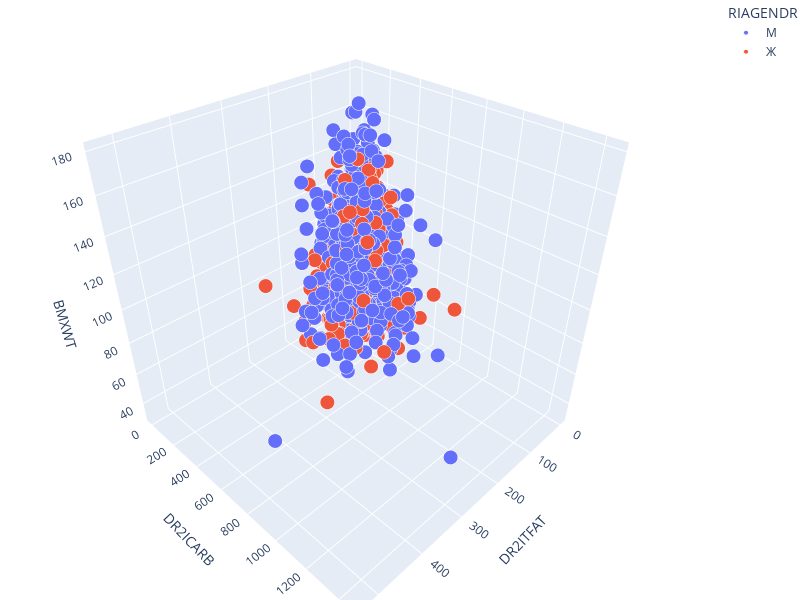

Source (notebook cell):
### Markdown cell above
Коефицијенти приказани у корелационој матрици указују на релативно неочекиван резултат: повећани унос масти и шећера није повезан са повећањем телесне масе. У овом моменту је тешко објаснити овакав резултат јер разлози могу бити бројни, укључујући дејство неких других варијабли или једноставно чињеницу да је велики број особа физички активан, тако да повећан унос хране не мора нужно да води повећању телесне масе. Једина веома висока корелација је она између уноса угљених хидрата и шећера (r = 0.82), што је и очекиван резултат, имајући у виду да су шећери најчешћи тип угљених хидрата у производима. Исте податке можемо да прикажемо и у тродимензионалном скатер дијаграму.

### Code cell
import plotly.express as px

# Одмах ћемо променити вредности варијабле RIAGENDR из 1 и 2 у 'М' и 'Ж'
podaciSastDemMed["RIAGENDR"].replace({1: 'М', 2: 'Ж'}, inplace=True)

# Тродимензионални скатер приказује, наравно, вредности три варијабле (x, y i z)
# На наш ћемо додати и четврту (RIAGENDR) која ће бити визуализована бојом тачкица (color)
fig = px.scatter_3d(podaciSastDemMed, x='DR2ITFAT', y='DR2ICARB', z='BMXWT', color='RIAGENDR', width=800, height=600)

# Karakteristike tačkica (markera) definišemo kao rečnike (dict) koji sadrže više parametara (veličina, boja, širina...)
fig.update_traces(marker=dict(size=5, line=dict(width=1, color='white')), selector=dict(mode='markers'))

# Уклањамо маргине да би графикон испунио цело поље
fig.update_layout(margin=dict(l=0, r=0, t=0, b=0))

fig.show()

### Figure 1 — Plotly figure (JSON) as saved in the notebook; plotly's stock layout.template omitted (floating-point values rounded to 4 significant figures; data arrays with more than 128 entries replaced by an {"elided": "..."} marker saying what was removed)
{"data": [{"hovertemplate": "RIAGENDR=М<br>DR2ITFAT=%{x}<br>DR2ICARB=%{y}<br>BMXWT=%{z}<extra></extra>", "legendgroup": "М", "marker": {"color": "#636efa", "line": {"color": "white", "width": 1}, "size": 5, "symbol": "circle"}, "mode": "markers", "name": "М", "scene": "scene", "showlegend": true, "type": "scatter3d", "x": {"elided": "2169 float values"}, "y": {"elided": "2169 float values"}, "z": {"elided": "2169 float values"}}, {"hovertemplate": "RIAGENDR=Ж<br>DR2ITFAT=%{x}<br>DR2ICARB=%{y}<br>BMXWT=%{z}<extra></extra>", "legendgroup": "Ж", "marker": {"color": "#EF553B", "line": {"color": "white", "width": 1}, "size": 5, "symbol": "circle"}, "mode": "markers", "name": "Ж", "scene": "scene", "showlegend": true, "type": "scatter3d", "x": {"elided": "2462 float values"}, "y": {"elided": "2462 float values"}, "z": {"elided": "2462 float values"}}], "layout": {"height": 600, "legend": {"title": {"text": "RIAGENDR"}, "tracegroupgap": 0}, "margin": {"b": 0, "l": 0, "r": 0, "t": 0}, "scene": {"domain": {"x": [0, 1], "y": [0, 1]}, "xaxis": {"title": {"text": "DR2ITFAT"}}, "yaxis": {"title": {"text": "DR2ICARB"}}, "zaxis": {"title": {"text": "BMXWT"}}}, "width": 800}}
